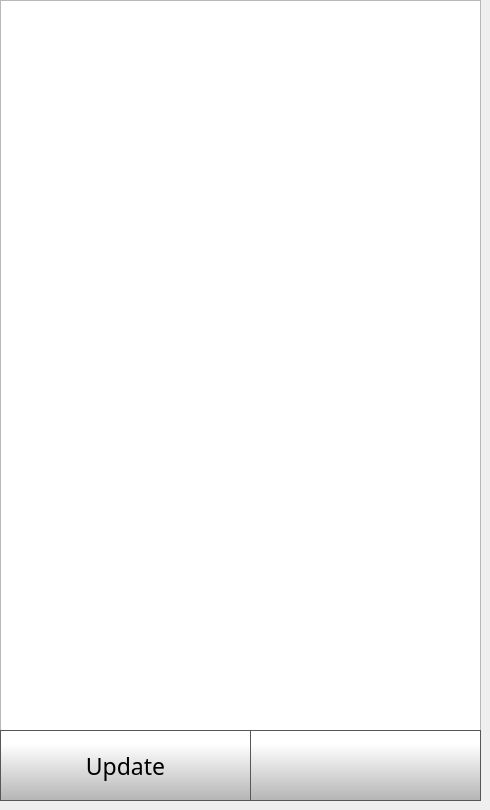
    <widget class="QWidget" name="OTAUpdatePage">
     <widget class="QListWidget" name="updateListWidget">
      <property name="geometry">
       <rect>
        <x>0</x>
        <y>0</y>
        <width>481</width>
        <height>731</height>
       </rect>
      </property>
      <property name="font">
       <font>
        <pointsize>14</pointsize>
       </font>
      </property>
      <property name="styleSheet">
       <string notr="true">

QScrollBar:vertical {
 border: 1px solid black; 
border-radius: 5px;
background: rgb(40,40,40);
width: 62px;
}

/* Sets up the color and height of handle */
QScrollBar::handle:vertical {
border-radius: 5px;
background: qlineargradient(spread:pad, x1:0, y1:1, x2:0, y2:0.188, stop:0 rgba(180, 180, 180, 255), stop:1 rgba(255, 255, 255, 255));
min-height: 20px;
}




/* This remvoes the bottom button by setting the height to 0px */
QScrollBar::add-line:vertical {
height: 0px;
subcontrol-position: bottom;
subcontrol-origin: margin;
}

/* This remvoes the top button by setting the height to 0px */
QScrollBar::sub-line:vertical {
height: 0px;
subcontrol-position: top;
subcontrol-origin: margin;
}

/*
QScrollBar::up-arrow:vertical, QScrollBar::down-arrow:vertical {
border: 2px solid grey;
width: 5px;
height: 5px;
background: white;
}


/* need this to get rid of crosshatching on scrollbar background */
QScrollBar::add-page:vertical, QScrollBar::sub-page:vertical {
background: none;
}

QListView::item {
color: rgb(255, 255, 255);
border-bottom: 1px solid rgb(255, 255, 255);
}

QListView {
    show-decoration-selected: 1; /* make the selection span the entire width of the view */
}

QListView::item:selected {
outline: none;
}


QListView::item:selected:focus {
	outline: none;
}
</string>
      </property>
     </widget>
     <widget class="QPushButton" name="softwareUpdateBackButton">
      <property name="geometry">
       <rect>
        <x>250</x>
        <y>730</y>
        <width>231</width>
        <height>71</height>
       </rect>
      </property>
      <property name="minimumSize">
       <size>
        <width>0</width>
        <height>0</height>
       </size>
      </property>
      <property name="font">
       <font>
        <family>Gotham Light</family>
        <pointsize>9</pointsize>
       </font>
      </property>
      <property name="styleSheet">
       <string notr="true">QPushButton {
     border: 1px solid rgb(87, 87, 87);
	background-color: qlineargradient(spread:pad, x1:0, y1:1, x2:0, y2:0.188, stop:0 rgba(180, 180, 180, 255), stop:1 rgba(255, 255, 255, 255));


}

QPushButton:pressed {
    background-color: qlineargradient(x1: 0, y1: 0, x2: 0, y2: 1,
                                      stop: 0 #dadbde, stop: 1 #f6f7fa);
}

QPushButton:flat {
    border: none; /* no border for a flat push button */
}

QPushButton:default {
    border-color: navy; /* make the default button prominent */
}</string>
      </property>
      <property name="text">
       <string/>
      </property>
      <property name="icon">
       <iconset>
        <normaloff>templates/img/arrows-4.png</normaloff>templates/img/arrows-4.png</iconset>
      </property>
      <property name="iconSize">
       <size>
        <width>50</width>
        <height>50</height>
       </size>
      </property>
      <property name="checkable">
       <bool>false</bool>
      </property>
      <property name="autoDefault">
       <bool>false</bool>
      </property>
      <property name="default">
       <bool>false</bool>
      </property>
      <property name="flat">
       <bool>false</bool>
      </property>
     </widget>
     <widget class="QPushButton" name="performUpdateButton">
      <property name="geometry">
       <rect>
        <x>0</x>
        <y>730</y>
        <width>251</width>
        <height>71</height>
       </rect>
      </property>
      <property name="minimumSize">
       <size>
        <width>0</width>
        <height>0</height>
       </size>
      </property>
      <property name="font">
       <font>
        <family>Gotham Light</family>
        <pointsize>17</pointsize>
       </font>
      </property>
      <property name="styleSheet">
       <string notr="true">QPushButton {
     border: 1px solid rgb(87, 87, 87);
	background-color: qlineargradient(spread:pad, x1:0, y1:1, x2:0, y2:0.188, stop:0 rgba(180, 180, 180, 255), stop:1 rgba(255, 255, 255, 255));


}

QPushButton:pressed {
    background-color: qlineargradient(x1: 0, y1: 0, x2: 0, y2: 1,
                                      stop: 0 #dadbde, stop: 1 #f6f7fa);
}

QPushButton:flat {
    border: none; /* no border for a flat push button */
}

QPushButton:default {
    border-color: navy; /* make the default button prominent */
}</string>
      </property>
      <property name="text">
       <string>Update</string>
      </property>
      <property name="icon">
       <iconset>
        <normaloff>templates/img/update-arrows.png</normaloff>templates/img/update-arrows.png</iconset>
      </property>
      <property name="iconSize">
       <size>
        <width>40</width>
        <height>40</height>
       </size>
      </property>
      <property name="checkable">
       <bool>false</bool>
      </property>
      <property name="autoDefault">
       <bool>false</bool>
      </property>
      <property name="default">
       <bool>false</bool>
      </property>
      <property name="flat">
       <bool>false</bool>
      </property>
     </widget>
    </widget>
